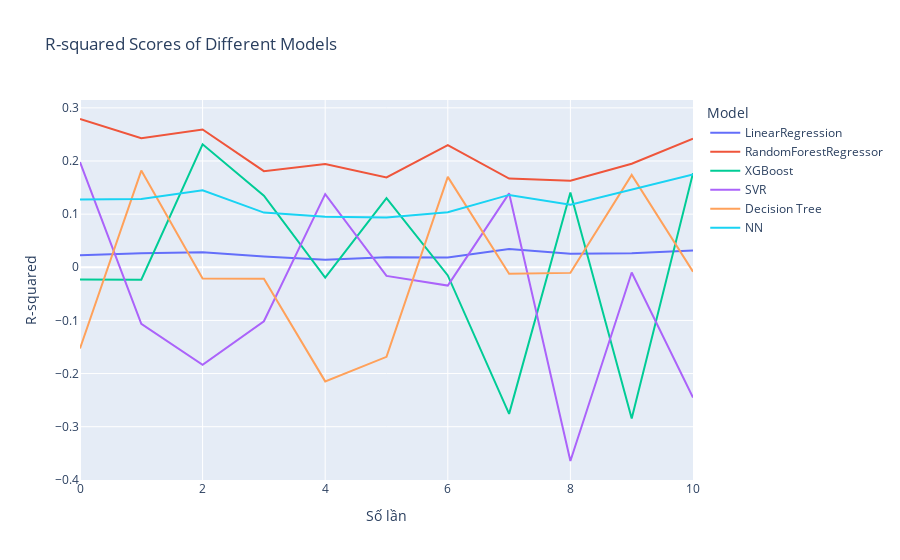

Notebook code for this chart:
### Code cell
import plotly.express as px

# Tạo biểu đồ đường với Plotly Express
fig = px.line(df_, x='Số lần', y='R-squared', color='Model',
              title='R-squared Scores of Different Models')

# Hiển thị biểu đồ
fig.show()

### Figure 1 — Plotly figure (JSON) as saved in the notebook; plotly's stock layout.template omitted (floating-point values rounded to 4 significant figures)
{"data": [{"hovertemplate": "Model=LinearRegression<br>Số lần=%{x}<br>R-squared=%{y}<extra></extra>", "legendgroup": "LinearRegression", "line": {"color": "#636efa", "dash": "solid"}, "marker": {"symbol": "circle"}, "mode": "lines", "name": "LinearRegression", "orientation": "v", "showlegend": true, "type": "scatter", "x": [0, 1, 2, 3, 4, 5, 6, 7, 8, 9, 10], "xaxis": "x", "y": [0.02256, 0.0262, 0.0284, 0.02032, 0.01425, 0.01877, 0.01851, 0.03456, 0.02529, 0.02637, 0.03182], "yaxis": "y"}, {"hovertemplate": "Model=RandomForestRegressor<br>Số lần=%{x}<br>R-squared=%{y}<extra></extra>", "legendgroup": "RandomForestRegressor", "line": {"color": "#EF553B", "dash": "solid"}, "marker": {"symbol": "circle"}, "mode": "lines", "name": "RandomForestRegressor", "orientation": "v", "showlegend": true, "type": "scatter", "x": [0, 1, 2, 3, 4, 5, 6, 7, 8, 9, 10], "xaxis": "x", "y": [0.2791, 0.2431, 0.2593, 0.1809, 0.1944, 0.1692, 0.23, 0.167, 0.1628, 0.1948, 0.242], "yaxis": "y"}, {"hovertemplate": "Model=XGBoost<br>Số lần=%{x}<br>R-squared=%{y}<extra></extra>", "legendgroup": "XGBoost", "line": {"color": "#00cc96", "dash": "solid"}, "marker": {"symbol": "circle"}, "mode": "lines", "name": "XGBoost", "orientation": "v", "showlegend": true, "type": "scatter", "x": [0, 1, 2, 3, 4, 5, 6, 7, 8, 9, 10], "xaxis": "x", "y": [-0.02314, -0.0235, 0.2313, 0.1348, -0.01951, 0.1302, -0.0153, -0.2758, 0.1406, -0.2844, 0.1772], "yaxis": "y"}, {"hovertemplate": "Model=SVR<br>Số lần=%{x}<br>R-squared=%{y}<extra></extra>", "legendgroup": "SVR", "line": {"color": "#ab63fa", "dash": "solid"}, "marker": {"symbol": "circle"}, "mode": "lines", "name": "SVR", "orientation": "v", "showlegend": true, "type": "scatter", "x": [0, 1, 2, 3, 4, 5, 6, 7, 8, 9, 10], "xaxis": "x", "y": [0.198, -0.1065, -0.1835, -0.1015, 0.1376, -0.01625, -0.03441, 0.1392, -0.3645, -0.009899, -0.2451], "yaxis": "y"}, {"hovertemplate": "Model=Decision Tree<br>Số lần=%{x}<br>R-squared=%{y}<extra></extra>", "legendgroup": "Decision Tree", "line": {"color": "#FFA15A", "dash": "solid"}, "marker": {"symbol": "circle"}, "mode": "lines", "name": "Decision Tree", "orientation": "v", "showlegend": true, "type": "scatter", "x": [0, 1, 2, 3, 4, 5, 6, 7, 8, 9, 10], "xaxis": "x", "y": [-0.1527, 0.182, -0.02115, -0.02146, -0.2147, -0.1686, 0.1701, -0.01218, -0.01053, 0.1738, -0.008367], "yaxis": "y"}, {"hovertemplate": "Model=NN<br>Số lần=%{x}<br>R-squared=%{y}<extra></extra>", "legendgroup": "NN", "line": {"color": "#19d3f3", "dash": "solid"}, "marker": {"symbol": "circle"}, "mode": "lines", "name": "NN", "orientation": "v", "showlegend": true, "type": "scatter", "x": [0, 1, 2, 3, 4, 5, 6, 7, 8, 9, 10], "xaxis": "x", "y": [0.1276, 0.1284, 0.1447, 0.103, 0.09505, 0.09357, 0.1037, 0.1362, 0.1177, 0.1457, 0.1746], "yaxis": "y"}], "layout": {"autosize": true, "legend": {"title": {"text": "Model"}, "tracegroupgap": 0}, "title": {"text": "R-squared Scores of Different Models"}, "xaxis": {"anchor": "y", "autorange": true, "domain": [0, 1], "range": [0, 10], "title": {"text": "Số lần"}, "type": "linear"}, "yaxis": {"anchor": "x", "autorange": true, "domain": [0, 1], "range": [-0.4003, 0.3148], "title": {"text": "R-squared"}, "type": "linear"}}}
